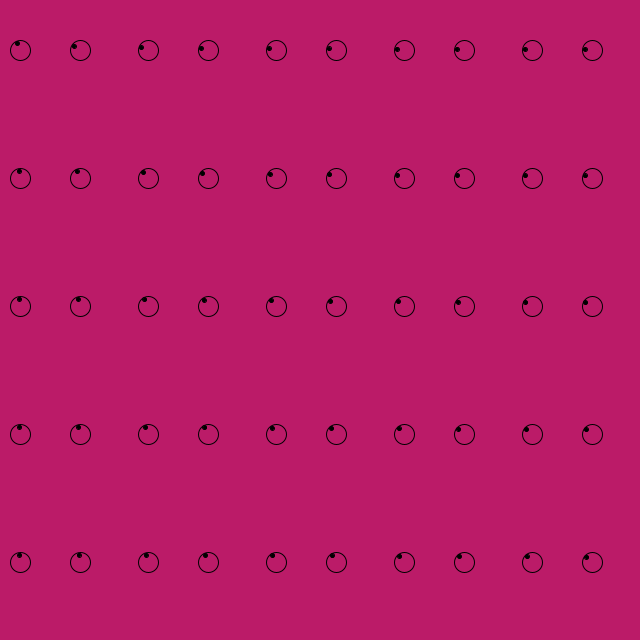
Frame 1 (no input)
Frame 60 (the mouse pressed at the canvas centre just before this capture): identical to frame 1, image omitted
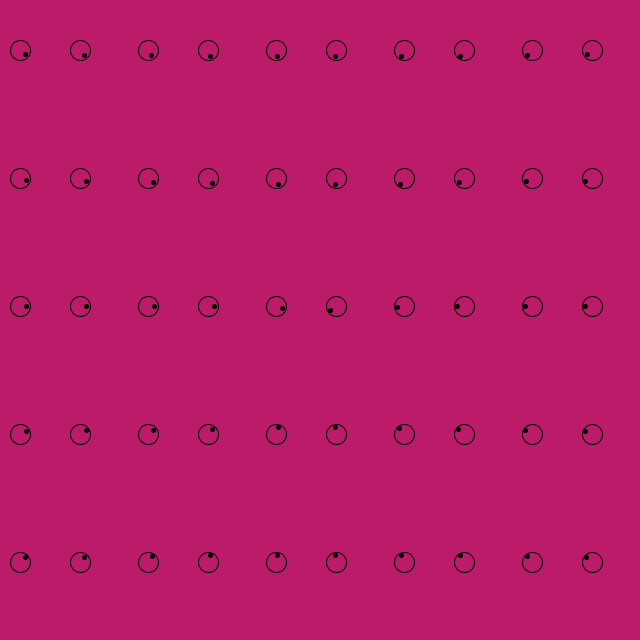
Frame 120 (the mouse held since frame 60 and released just before this capture)

The Processing sketch that drew these frames (run headless with seeded random() and noise(); from frame 60 on, the mouse is pressed at the canvas centre):

// Processing sketch: sketch_08_vectors
// ── sketch_08_vectors.pde
PVector mouseVector;

int numRow = 5;
int numCol = 5;

void setup()
{
  size(640,640);
  
  ellipseMode(CENTER);
  noFill();
  mouseVector = new PVector();

}
void draw()
{
  background(187 , 27 , 104  );
  mouseVector.x = mouseX;
  mouseVector.y = mouseY;
  for(int row = 0;row<numRow;row++)
   {
    for(int col = 0;col<numCol;col++)
    {
      drawEyes(50+(width/numCol)*col,50+(height/numRow)*row);
    }
   }
  

}

void drawEyes(float x,float y)
{
  noFill();
  ellipse(x-30,y,20,20);
  ellipse(x+30,y,20,20);
  
  PVector eyeR = new PVector(x+30,y);
  PVector eyeL = new PVector(x-30,y);
  
  PVector deltaR = eyeR.sub(mouseVector);
  PVector deltaL = eyeL.sub(mouseVector);
  
  deltaR.normalize();
  deltaL.normalize();
  
  deltaR.mult(-7);
  deltaL.mult(-7);
  fill(0);
  ellipse(x-30 + deltaL.x ,y + deltaL.y,4,4);
  ellipse(x+30 + deltaR.x ,y + deltaR.y,4,4);
 
}
